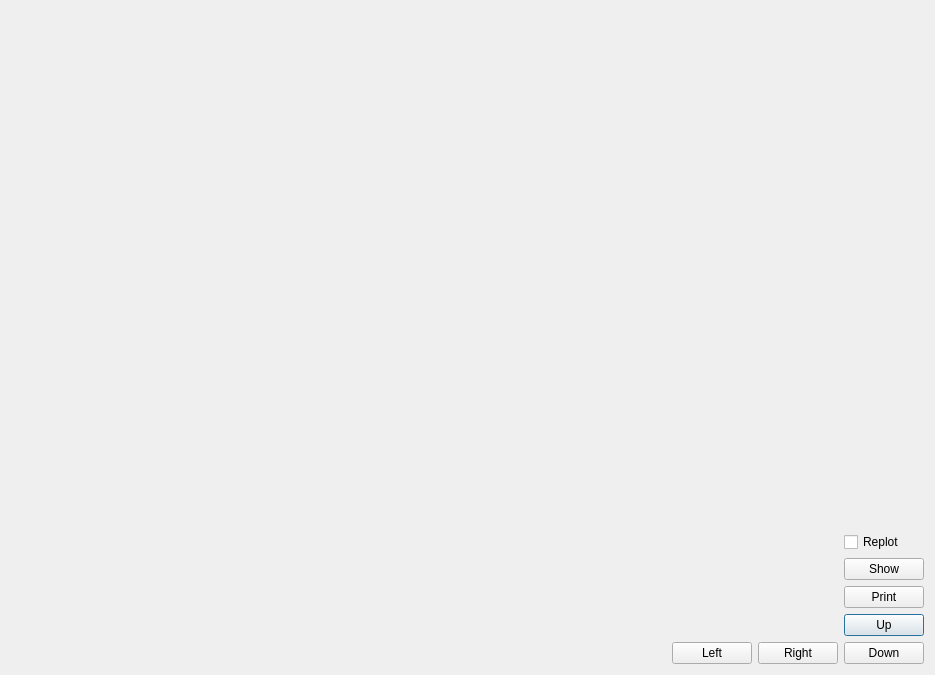
<?xml version="1.0" encoding="UTF-8"?>
<ui version="4.0">
 <class>Sample3DDialog</class>
 <widget class="QDialog" name="Sample3DDialog">
  <property name="geometry">
   <rect>
    <x>0</x>
    <y>0</y>
    <width>935</width>
    <height>675</height>
   </rect>
  </property>
  <property name="windowTitle">
   <string>3D Sample view</string>
  </property>
  <layout class="QGridLayout" name="gridLayout">
   <item row="6" column="3">
    <widget class="QPushButton" name="up_button">
     <property name="text">
      <string>Up</string>
     </property>
    </widget>
   </item>
   <item row="0" column="3" rowspan="3">
    <spacer name="verticalSpacer">
     <property name="orientation">
      <enum>Qt::Vertical</enum>
     </property>
     <property name="sizeHint" stdset="0">
      <size>
       <width>20</width>
       <height>214</height>
      </size>
     </property>
    </spacer>
   </item>
   <item row="8" column="3">
    <widget class="QPushButton" name="down_button">
     <property name="text">
      <string>Down</string>
     </property>
    </widget>
   </item>
   <item row="8" column="0">
    <spacer name="horizontalSpacer">
     <property name="orientation">
      <enum>Qt::Horizontal</enum>
     </property>
     <property name="sizeHint" stdset="0">
      <size>
       <width>287</width>
       <height>20</height>
      </size>
     </property>
    </spacer>
   </item>
   <item row="3" column="3">
    <widget class="QCheckBox" name="checkBox">
     <property name="enabled">
      <bool>true</bool>
     </property>
     <property name="text">
      <string>Replot</string>
     </property>
     <property name="checked">
      <bool>false</bool>
     </property>
    </widget>
   </item>
   <item row="4" column="3">
    <widget class="QPushButton" name="ShowButton">
     <property name="text">
      <string>Show</string>
     </property>
    </widget>
   </item>
   <item row="0" column="0" rowspan="7" colspan="3">
    <widget class="QWidget" name="MathGLwidget" native="true"/>
   </item>
   <item row="8" column="2">
    <widget class="QPushButton" name="right_button">
     <property name="text">
      <string>Right</string>
     </property>
    </widget>
   </item>
   <item row="8" column="1">
    <widget class="QPushButton" name="left_button">
     <property name="text">
      <string>Left</string>
     </property>
    </widget>
   </item>
   <item row="5" column="3">
    <widget class="QPushButton" name="print_Button">
     <property name="text">
      <string>Print</string>
     </property>
    </widget>
   </item>
  </layout>
  <zorder>MathGLwidget</zorder>
  <zorder>left_button</zorder>
  <zorder>right_button</zorder>
  <zorder>horizontalSpacer</zorder>
  <zorder>verticalSpacer</zorder>
  <zorder>down_button</zorder>
  <zorder>up_button</zorder>
  <zorder>ShowButton</zorder>
  <zorder>checkBox</zorder>
  <zorder>print_Button</zorder>
 </widget>
 <resources/>
 <connections/>
</ui>
